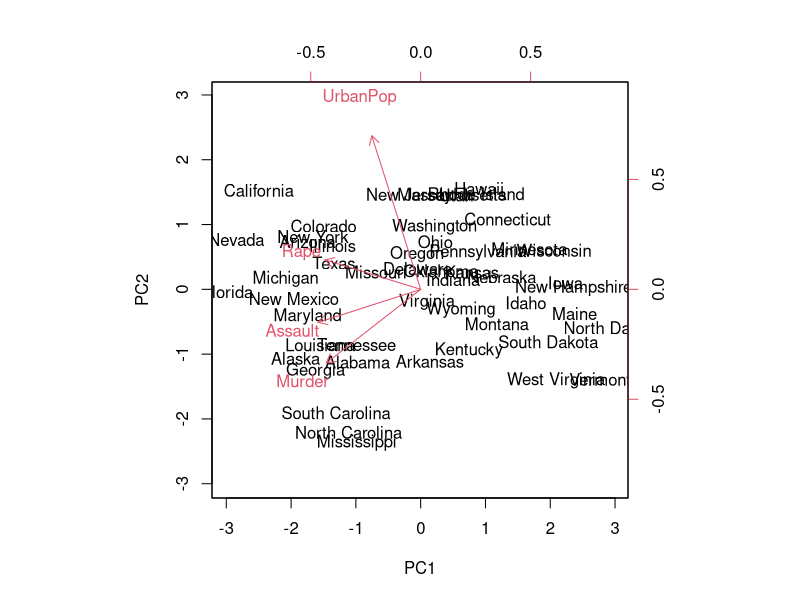
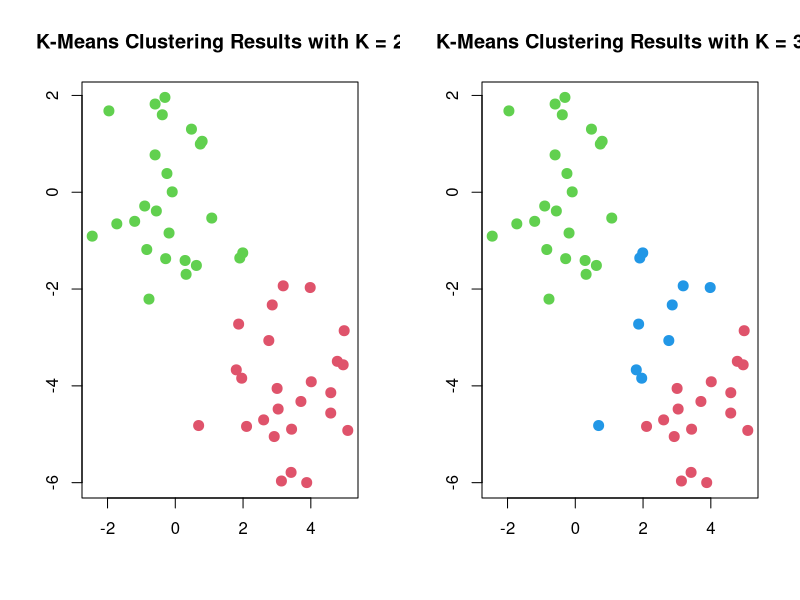
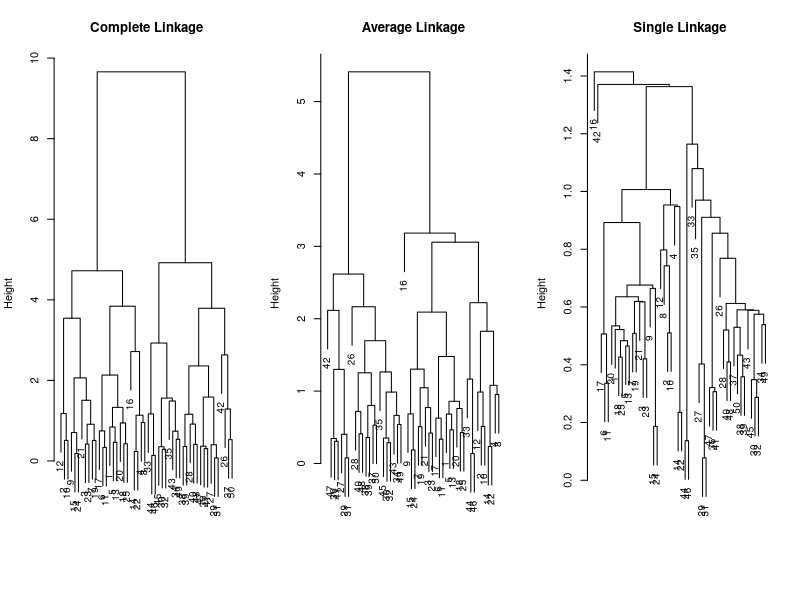
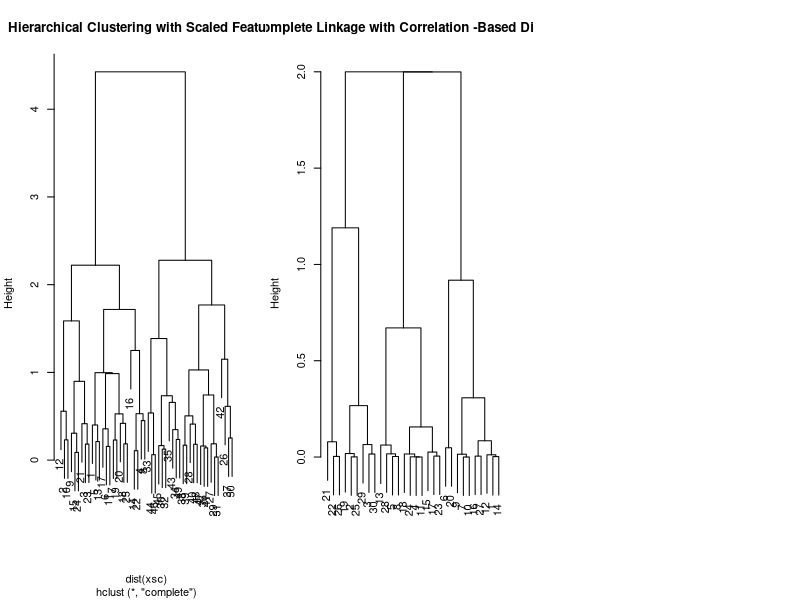

Recreate these plots in R, in order.
#' ---
#' title: "harinris_Homework1_lab"
#' author: "Harin Rishabh"
#' date: "2024-02-09"
#' output:
#'   html_document: default
#'   pdf_document: default
#' ---
#' 
#' # 12.5 Lab: Unsupervised Learning
#' ## 12.5.1 Principal Components Analysis
#' 
#' We are using the USArrests Dataset. We are calculating mean and variance.
## ---------------------------------------------------------------------------------------------------------------------------------------------
states <- row.names(USArrests)
apply(USArrests , 2, mean)
apply(USArrests , 2, var)

#' 
#' We now perform principal components analysis using the prcomp() function. pr.out$rotation contains the corresponding principal component
#' loading vector. Then we plot the first two principal components.
## ---------------------------------------------------------------------------------------------------------------------------------------------
pr.out <- prcomp(USArrests , scale = TRUE)
names(pr.out)
pr.out$rotation
biplot(pr.out , scale = 0)

#' 
#' Calculating STD and var of each principal component.
## ---------------------------------------------------------------------------------------------------------------------------------------------
pr.out$sdev
pr.var <- pr.out$sdev^2
pr.var

#' 
#' Computing the proportion of variance explained by each principal component. We see that the first principal component explains 62.0% of the variance in the data, the next principal component explains 24.7% of the variance, etc.
## ---------------------------------------------------------------------------------------------------------------------------------------------
pve <- pr.var / sum(pr.var)
pve

#' 
#' Plotting the PVE explained by each component, as well as the cumulative PVE.
## plot(pve , xlab = "Principal Component", ylab = "Proportion of Variance Explained", ylim = c(0, 1), type = "b")
## plot(cumsum(pve), xlab = "Principal Component", ylab = "Cumulative Proportion of Variance Explained", ylim = c(0, 1), type = "b")
#' 
#' ## 12.5.2 Matrix Completion
#' 
#' Turning the data frame into a matrix, after centering and scaling each column to have mean zero and variance one.
## ---------------------------------------------------------------------------------------------------------------------------------------------
X <- data.matrix(scale(USArrests))
pcob <- prcomp(X)
summary(pcob)

#' 
#' Using SVD
## ---------------------------------------------------------------------------------------------------------------------------------------------
sX <- svd(X)
names(sX)
round(sX$v, 3)
pcob$rotation

#' 
#' We now omit 20 entries in the 50 × 2 data matrix at random. We do so by first selecting 20 rows (states) at random, and then selecting one of
#' the four entries in each row at random. This ensures that every row has at least three observed values.
## ---------------------------------------------------------------------------------------------------------------------------------------------
nomit <- 20
set.seed (15)
ina <- sample(seq (50) , nomit)
inb <- sample (1:4, nomit , replace = TRUE)
Xna <- X
index.na <- cbind(ina , inb)
Xna[index.na] <- NA

#' 
#' We first write a function that takes in a matrix, and returns an approximation to the matrix using the svd() function.
## ---------------------------------------------------------------------------------------------------------------------------------------------
fit.svd <- function(X, M = 1) {
  svdob <-svd(X)
  with(svdob ,
  u[, 1:M, drop = FALSE] %*%
  (d[1:M] * t(v[, 1:M, drop = FALSE ])))
}

#' 
#' Step 1 of algorithm
## ---------------------------------------------------------------------------------------------------------------------------------------------
Xhat <- Xna
xbar <- colMeans(Xna , na.rm = TRUE)
Xhat[index.na] <- xbar[inb]

#' 
#' Measuring progress of our iterations
## ---------------------------------------------------------------------------------------------------------------------------------------------
thresh <- 1e-7
rel_err <- 1
iter <- 0
ismiss <- is.na(Xna)
mssold <- mean (( scale(Xna , xbar , FALSE)[!ismiss])^2)
mss0 <- mean(Xna[!ismiss ]^2)

#' 
#' Step 2
## ---------------------------------------------------------------------------------------------------------------------------------------------
while(rel_err > thresh) {
  iter <- iter + 1
# Step 2(a)
  Xapp <- fit.svd(Xhat , M = 1)
# Step 2(b)
  Xhat [ ismiss ] <- Xapp [ ismiss ]
# Step 2(c)
  mss <- mean ((( Xna - Xapp)[! ismiss ])^2)
  rel_err <- ( mssold - mss ) / mss0
  mssold <- mss
  cat("Iter:", iter, "MSS:", mss,
  "Rel. Err:", rel_err, "\n")
}

#' 
#' Finally, we compute the correlation between the 20 imputed values and the actual values.
## ---------------------------------------------------------------------------------------------------------------------------------------------
cor(Xapp[ismiss], X[ismiss])

#' 
#' ## 12.5.3 Clustering
#' 
#' We begin with a simple simulated example in which there truly are two clusters in the data: the first 25 observations have a mean shift relative to the next 25 observations.
## ---------------------------------------------------------------------------------------------------------------------------------------------
set.seed (2)
x <- matrix(rnorm (50 * 2), ncol = 2)
x[1:25, 1] <- x[1:25, 1] + 3
x[1:25, 2] <- x[1:25, 2] - 4

#' 
#' We now perform K-means clustering with K = 2.
## ---------------------------------------------------------------------------------------------------------------------------------------------
km.out <- kmeans(x, 2, nstart = 20)
km.out$cluster
par(mfrow = c(1, 2))
plot(x, col = (km.out$cluster + 1), main = "K-Means Clustering Results with K = 2", xlab = "", ylab = "", pch = 20, cex = 2)

#' 
#' Clustering with k=3.
## ---------------------------------------------------------------------------------------------------------------------------------------------
set.seed (4)
km.out <- kmeans(x, 3, nstart = 20)
km.out
plot(x, col = (km.out$cluster + 1),
main = "K-Means Clustering Results with K = 3",
xlab = "", ylab = "", pch = 20, cex = 2)

#' 
#' ## Hierarchial Clusterig
## ---------------------------------------------------------------------------------------------------------------------------------------------
hc.complete <- hclust(dist(x), method = "complete")
hc.average <- hclust(dist(x), method = "average")
hc.single <- hclust(dist(x), method = "single")
par(mfrow = c(1, 3))
plot(hc.complete , main = "Complete Linkage",
xlab = "", sub = "", cex = .9)
plot(hc.average , main = "Average Linkage",
xlab = "", sub = "", cex = .9)
plot(hc.single, main = "Single Linkage",
xlab = "", sub = "", cex = .9)

#' 
#' To determine the cluster labels for each observation associated with a given cut of the dendrogram, we can use the cutree() function.
## ---------------------------------------------------------------------------------------------------------------------------------------------
cutree(hc.complete , 2)
cutree(hc.average , 2)
cutree(hc.single, 2)
cutree(hc.single, 4)

#' 
#' Scaling
## ---------------------------------------------------------------------------------------------------------------------------------------------
xsc <- scale(x)
plot(hclust(dist(xsc), method = "complete"),
main = "Hierarchical Clustering with Scaled Features")

#' 
#' Correlation-based distance can be computed using the as.dist() function, which converts an arbitrary square symmetric matrix into a form that
#' the hclust() function recognizes as a distance matrix.
## ---------------------------------------------------------------------------------------------------------------------------------------------
x <- matrix(rnorm (30 * 3), ncol = 3)
dd <- as.dist (1 - cor(t(x)))
plot(hclust(dd, method = "complete"),
main = "Complete Linkage with Correlation -Based Distance",
xlab = "", sub = "")

